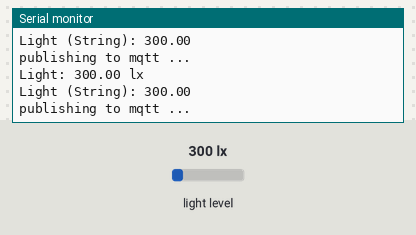
This sketch was run on a simulated ESP32. On the bench: the last lines printed to the serial monitor. Inputs (shaded band) come from the test bench; at power-on: light level 300 lx. WiFi joins after 1.5 s; servers stay silent unless stated; no MQTT or app messages arrive unless stated.

Above: at 3.0 s.
3.1 s: light level set to 40 lx
At 4.4 s:
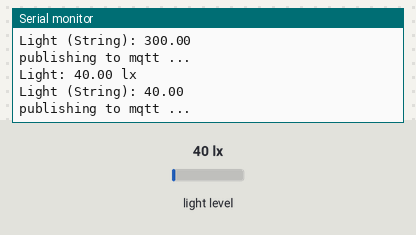
4.6 s: light level set to 500 lx
At 5.8 s:
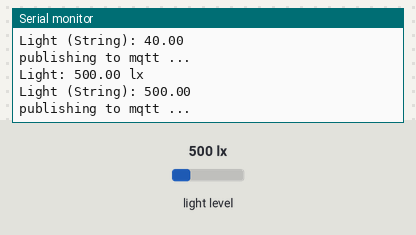
Timing chart, 0 to 7.6 s (numbered marks = the images above; inputs shaded):
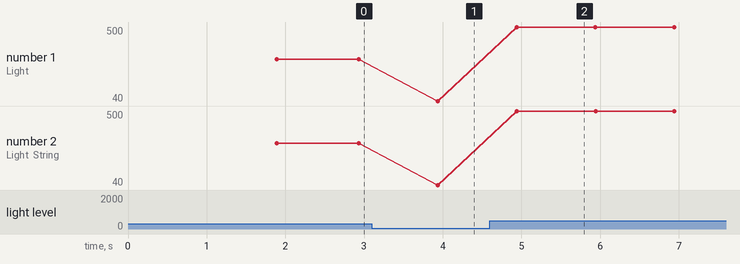

Measured:
- after the input at 3.1 s, the serial monitor: prints a new line after 0.84 s (image 1)
- after the input at 4.6 s, the serial monitor: prints a new line after 0.34 s (image 2)
- plotted number 1: 300 → 40 after the input at 3.1 s, 40 → 500 after the input at 4.6 s
- plotted number 2: 300 → 40 after the input at 3.1 s, 40 → 500 after the input at 4.6 s

The sketch:

lightsensor_gh.ino
```cpp
 /*
  Mini D1 with BH1750 to measure light intensity and sending with MQTT
*/
#include <WiFi.h>
#include <Wire.h>
#include <BH1750.h>
#include <PubSubClient.h>

//Define the BH1750 object

BH1750 lightMeter;

/* network definition */
const char* ssid = "YourSSID";
const char* password = "YourPassword";

/* mqtt setting */
const char* mqtt_server = "YourMqttServerIP";
const char *topic = "YourTopic";
const char *mqtt_username = "YourMQTTUserid";
const char *mqtt_password = "YourMQTTPassword";
const int mqtt_port = 1883;

// initiate wifi and mqtt clients

WiFiClient espClient;
PubSubClient client(espClient);
long lastMsg = 0;
char msg[50];
int value = 0;

// wifi setup function

void setup_wifi() {
  delay(10);
  // We start by connecting to a WiFi network
  Serial.println();
  Serial.print("Connecting to ");
  Serial.println(ssid);

  WiFi.begin(ssid, password);

  while (WiFi.status() != WL_CONNECTED) {
    delay(500);
    Serial.print(".");
  }

  Serial.println("");
  Serial.println("WiFi connected");
  Serial.println("IP address: ");
  Serial.println(WiFi.localIP());
}

// reconnect function

void reconnect() {
  // Loop until we're reconnected
  while (!client.connected()) {
    Serial.print("Attempting MQTT connection...");
    // Attempt to connect
    String client_id = "YourMQTTClientID";
    Serial.printf("The client %s connects to the public MQTT broker\n", client_id.c_str());
    if (client.connect(client_id.c_str(), mqtt_username, mqtt_password)) {
      Serial.println("connected");
      client.publish("YourTopic/IP", WiFi.localIP().toString().c_str());
    } else {
      Serial.print("failed, rc=");
      Serial.print(client.state());
      Serial.println(" try again in 5 seconds");
      // Wait 5 seconds before retrying
      delay(5000);
    }
  }
}


// setup

void setup(){
  Serial.begin(9600);
  delay(100);
  Serial.println("Entering setup");
  // Initialize the I2C bus (BH1750 library doesn't do this automatically)
  Wire.begin();

  // On esp8266 you can select SCL and SDA pins using Wire.begin(D4, D3);
  // For Wemos / Lolin D1 Mini Pro and the Ambient Light shield use Wire.begin(D2, D1);

  lightMeter.begin();
  delay(100);
  Serial.println("BH1750 Test begin");

  // setup wifi

  setup_wifi();
  delay(100);

  // setup mqtt client

  Serial.println("Starting MQTT connection");
  client.setServer(mqtt_server, mqtt_port);
  //client.setCallback(callback);
  while (!client.connected()) {
    String client_id = "YourMQTTClientID";
    Serial.printf("The client %s connects to the public MQTT broker\n", client_id.c_str());
    if (client.connect(client_id.c_str(), mqtt_username, mqtt_password)) {
        Serial.println("MQTT broker connected");
        client.publish("YourTOPIC/IP", WiFi.localIP().toString().c_str());
    } else {
        Serial.print("failed with state ");
        Serial.print(client.state());
        delay(2000);
    }

  }
}

// Loop and send the light intensity value via mqtt every second

void loop() {
  float lux = lightMeter.readLightLevel();
  client.loop();
  Serial.print("Light: ");
  Serial.print(lux);
  Serial.println(" lx");
  // Convert the value to a char array
  char tempString[8];
  dtostrf(lux, 1, 2, tempString);
  Serial.print("Light (String): ");
  Serial.println(tempString);
  Serial.println("publishing to mqtt ...");
  // publish the topic
  client.publish("YourTopic/Lux", tempString);
  delay(1000);
}
```
